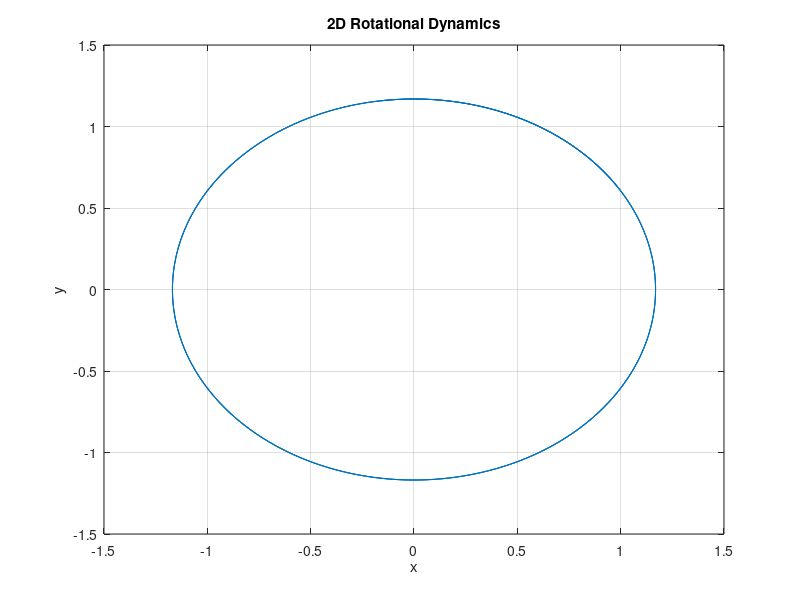

Source code (MATLAB): (Note: this script raises an error after producing the figure.)
tStart = tic;

% --- Time discretization ---
mu = 0.1;
h = 1/100;
tspan = 0:h:20;

% --- Initial conditions for 2D dynamics ---
initial_conditions = [rand(), rand()];

% --- 2D Rotational Dynamics: dx/dt = -y, dy/dt = x ---
Rotational_dynamics = @(t, X) [-X(2); X(1)];

% --- Solve the ODE ---
[t, X] = ode45(Rotational_dynamics, tspan, initial_conditions);  % X is [N x 2]
N = size(X, 1);  % number of time samples
d = size(X, 2);  % number of variables (2)

% --- Plot 2D trajectory ---
figure;
plot(X(:, 1), X(:, 2));
title('2D Rotational Dynamics');
xlabel('x'); ylabel('y'); grid on;

% --- Construct polynomial basis functions up to order 2 ---
polyorder = 2;
B = poolDataMatrix(X, d, polyorder);  % user-defined helper
C = B(:, 2:end);  % remove constant column
M = size(C, 2);

% --- Construct directional basis Y_all: 2 per basis function ---
Y_all = cell(1, 2 * M);
for i = 1:M
    Y_all{2*(i-1)+1} = [C(:, i), zeros(N, 1)];  % x-dir
    Y_all{2*(i-1)+2} = [zeros(N, 1), C(:, i)];  % y-dir
end

% --- Kernel gradient difference: ∇K(X, X0) - ∇K(X, XT) ---
X1 = X(1, :);
Xend = X(end, :);

K_Xj_X1   = exp(-sum((X - X1).^2, 2) / (2 * mu^2));
K_Xj_Xend = exp(-sum((X - Xend).^2, 2) / (2 * mu^2));

grad_K_diff = ((K_Xj_X1 .* (X - X1)) - (K_Xj_Xend .* (X - Xend))) / mu^2;

% --- Compute Y via trapezoidal integral of ∇K_diff · Y_i ---
Y = zeros(length(Y_all), 1);
for i = 1:length(Y_all)
    integrand = sum(grad_K_diff .* Y_all{i}, 2);  % ⟨∇K_diff(x), Y_i(x)⟩
    Y(i) = trapz(t, integrand);
end

% --- Kernel Hessian tensor H(x, y) of shape N x N x d x d ---
DX = permute(X, [1 3 2]) - permute(X, [3 1 2]);  % DX(i,j,:) = X(i,:) - X(j,:)
norm_sq = sum(DX.^2, 3);
Kval = exp(-norm_sq / (2 * mu^2));

H = zeros(N, N, d, d);
for i = 1:d
    for j = 1:d
        delta = (i == j);
        H(:, :, i, j) = (delta / mu^2 - (DX(:, :, i) .* DX(:, :, j)) / mu^4) .* Kval;
    end
end

% --- Simpson’s rule weights for higher accuracy ---
SIMP = ones(N, 1);
SIMP(2:2:end-1) = 4;
SIMP(3:2:end-2) = 2;
SIMP = SIMP(:);

% --- Compute gramm matrix: double contraction over H and basis ---
Mfull = length(Y_all);
grammat = zeros(Mfull, Mfull);

for k = 1:Mfull
    Yk = Y_all{k};  % [N x d]
    for l = k:Mfull
        Yl = Y_all{l};
        f_matrix = zeros(N, N);
        for i = 1:d
            for j = 1:d
                f_matrix = f_matrix + (Yk(:, i) * Yl(:, j)') .* squeeze(H(:, :, i, j));
            end
        end
        grammat(k, l) = h^2 / 9 * (SIMP' * f_matrix * SIMP);
        grammat(l, k) = grammat(k, l);  % symmetry
    end
end

% --- Solve for sparse representation using Tikhonov regularization ---
lambda = 1e-2;
ThetaMat = (grammat + lambda * eye(size(grammat))) \ Y;

% --- Threshold: retain top 10 coefficients by magnitude ---
[~, idx] = maxk(abs(ThetaMat), 10);
FinalTheta = zeros(size(ThetaMat));
FinalTheta(idx) = ThetaMat(idx);
disp(FinalTheta);

% --- Reconstruct approximated vector field ---
f_sum = zeros(size(X));
for k = 1:length(Y_all)
    f_sum = f_sum + FinalTheta(k) * Y_all{k};
end

% --- True dynamics from definition: [-y, x] for 2D rotation ---
true_vec = [-X(:, 2), X(:, 1)];

% --- Compute model error ---
mse = mean(vecnorm(f_sum - true_vec, 2, 2).^2);
fprintf('Mean Squared Error: %.6e\n', mse);

% --- Optional: Visualize field recovery ---
figure;
quiver(X(:,1), X(:,2), f_sum(:,1), f_sum(:,2), 'r--');
hold on;
quiver(X(:,1), X(:,2), true_vec(:,1), true_vec(:,2), 'b');
legend('Approximated field', 'True field');
title('Vector Field Comparison');
axis equal;
grid on;

toc(tStart);

